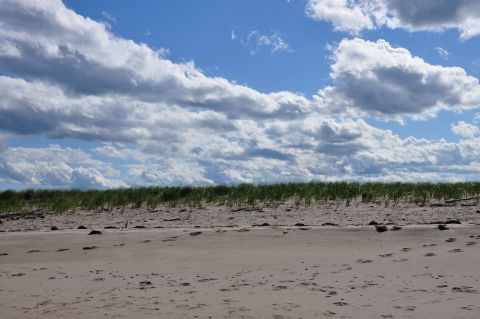
#> input picture img/beach.jpg, 480 x 319 px, found by its file name
$ python Ex3.py
#> lines starting #> are read from the running program, lines starting #| are printed output that depends on the picture; long printed decimals are rounded
import cv2
from matplotlib import pyplot as plt

# reading in the image
imgs = ['img\\beach.jpg','img\\bear.jpg','img\\dog.jpg', 'img\\lake.jpg', 'img\\moose.jpg',
        'img\\polar.jpg', 'img\\waves.jpg']

img = cv2.imread(imgs[0],0)
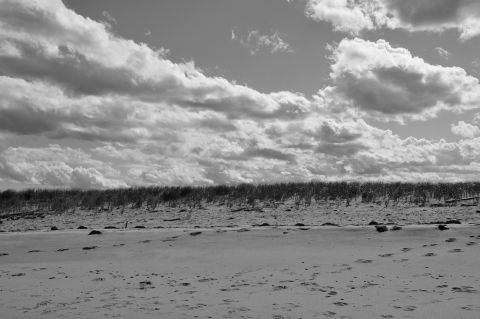
#> img: shape (319, 480); min 0, max 251, mean 139.1

for s in imgs:
    img2 = cv2.imread(s, 0)
    # Calculate histogram
    hist = cv2.calcHist([img], [0], None, [256], [0, 256])
#> hist = 256 values, max 4131 at index 135, min 0 at index 252, mean 598.1
    hist2 = cv2.calcHist([img2], [0], None, [256], [0, 256])
#> hist2 has the same summary as hist

    # compare
    gap = cv2.compareHist(hist, hist2, cv2.HISTCMP_CORREL)
#> gap = 1

    print(s)
    print(gap)
#| 1.0
#> pass 3 of the loop `for s in imgs:`:
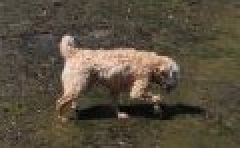
#> input picture img/dog.jpg, 120 x 74 px, found by its file name (shown 2 times larger)
#> `img2 = cv2.imread(s, 0)`:
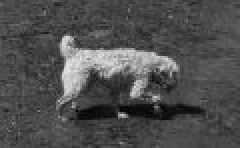
#> img2: shape (74, 120) (shown 2 times larger); min 0, max 229, mean 78.9
#> hist2 = 256 values, max 292 at index 76, min 0 at index 1, mean 34.69
#> gap = -0.226
#| -0.2259
#> the loop made 7 passes; the first 3 are shown

# print
plt.subplot(221), plt.imshow(img, 'gray')
plt.subplot(222), plt.plot(hist)
plt.subplot(223), plt.plot(hist2)
plt.xlim([0,480])
plt.show()
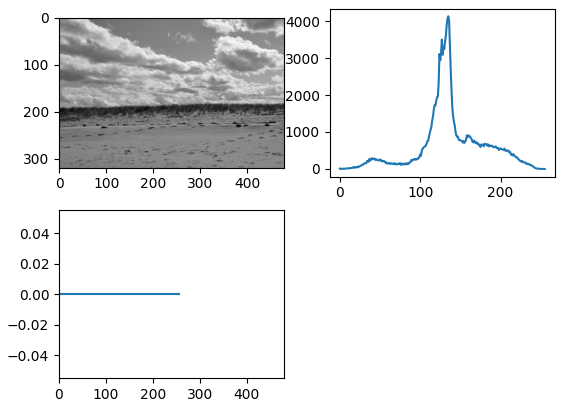
#> figure drawn by matplotlib, 3 panels; panel 2: curve peaks at x = 135, y = 4131
